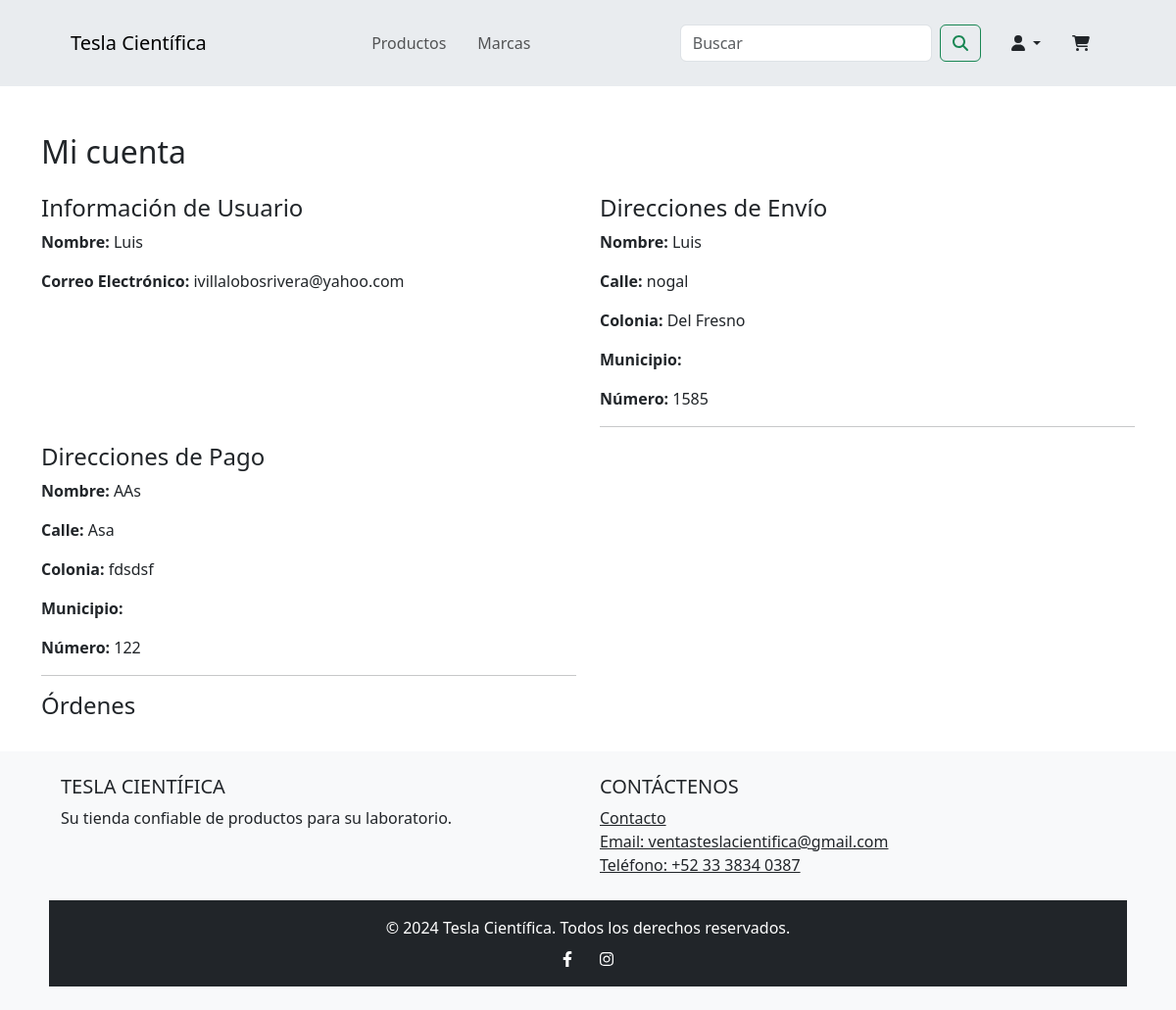
/account (signed in), run on an earlier commit of the app's database.
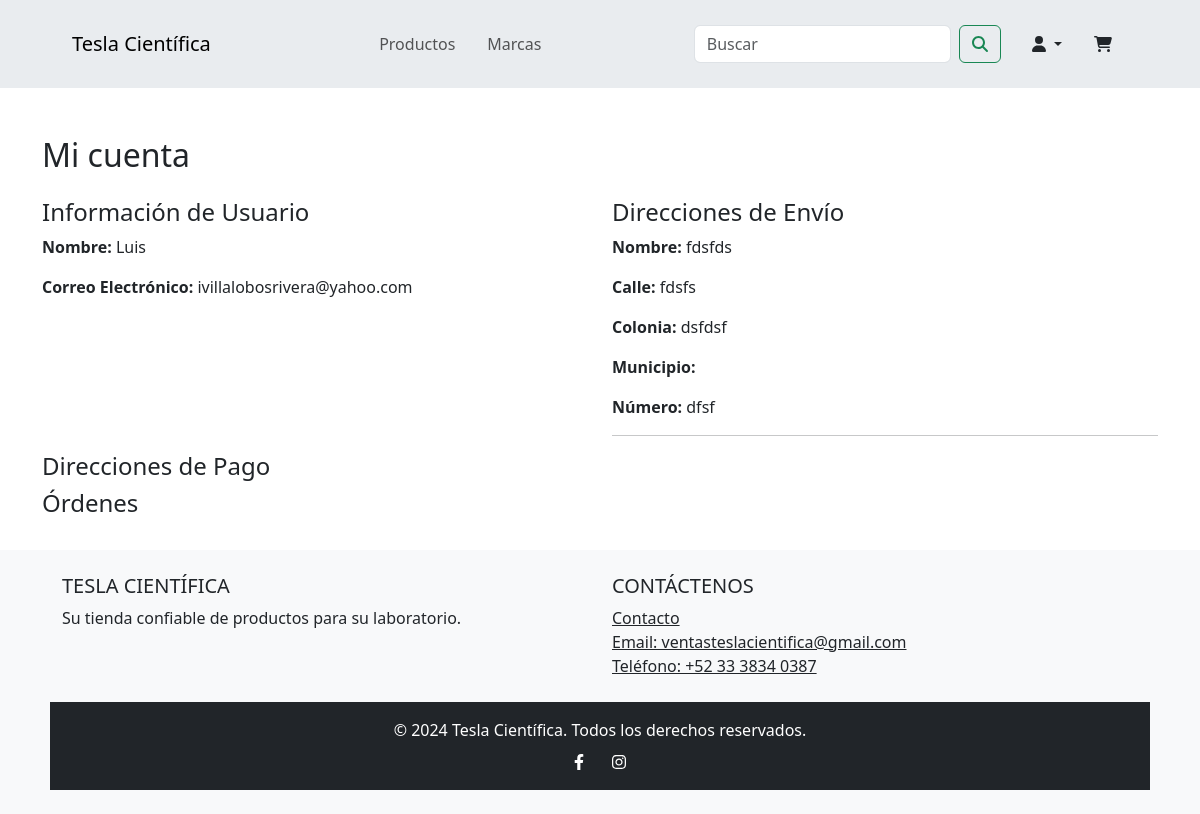
And on a later commit of the database.
### app/models.py (models this page shows, shortened)
class Client(db.Model, UserMixin):
    id = db.Column(db.Integer, primary_key=True)
    name = db.Column(db.String(100), nullable=False)
    email = db.Column(db.String(120), unique=True, nullable=False)
    password_hash = db.Column(db.String(128), nullable=False)
    is_verified = db.Column(db.Boolean, default=False, server_default='0')
    shipping_addresses = db.relationship('ShippingAddress', backref='client', lazy=True)
    payment_addresses = db.relationship('PaymentAddress', backref='client', lazy=True)
    billing = db.relationship('Billing', backref='client', lazy=True)
    orders = db.relationship('Order', backref='client', lazy=True)
    reset_token = db.Column(db.String(120), nullable=True)
    reset_token_expiration = db.Column(db.DateTime, nullable=True)

class ShippingAddress(db.Model):
    id = db.Column(db.Integer, primary_key=True)
    client_id = db.Column(db.Integer, db.ForeignKey('client.id'), nullable=False)
    nombre = db.Column(db.String(100), nullable=False)
    apellidos = db.Column(db.String(100), nullable=False)
    celular = db.Column(db.String(10), nullable=False)
    empresa = db.Column(db.String(100))
    calle = db.Column(db.String(100), nullable=False)
    numero = db.Column(db.String(10), nullable=False)
    num_int = db.Column(db.String(10))
    referencias = db.Column(db.String(255))
    colonia = db.Column(db.String(100), nullable=False)
    cp = db.Column(db.String(5), nullable=False)
    ciudad = db.Column(db.String(100), nullable=False)
    estado = db.Column(db.String(100), nullable=False)

class PaymentAddress(db.Model):
    id = db.Column(db.Integer, primary_key=True)
    client_id = db.Column(db.Integer, db.ForeignKey('client.id'), nullable=False)
    nombre = db.Column(db.String(100), nullable=False)
    apellidos = db.Column(db.String(100), nullable=False)
    calle = db.Column(db.String(100), nullable=False)
    numero = db.Column(db.String(10), nullable=False)
    num_int = db.Column(db.String(10))
    referencias = db.Column(db.String(255))
    colonia = db.Column(db.String(100), nullable=False)
    cp = db.Column(db.String(5), nullable=False)
    ciudad = db.Column(db.String(100), nullable=False)
    estado = db.Column(db.String(100), nullable=False)
    rfc = db.Column(db.String(13), nullable=True)
    razon_social = db.Column(db.String(100), nullable=True)
    regimen_fiscal = db.Column(db.String(100), nullable=True)

### app/routes.py (the view)
@main.route('/account')
@login_required
def account():
    user = current_user
    shipping_addresses = ShippingAddress.query.filter_by(client_id=user.id).all()
    payment_addresses = PaymentAddress.query.filter_by(client_id=user.id).all()
    orders = Order.query.filter_by(client_id=user.id).all()
    return render_template('account.html', user=user, shipping_addresses=shipping_addresses, payment_addresses=payment_addresses, orders=orders)

### app/models.py (called while the page is built)
@login_manager.user_loader
def load_user(user_id):
    return Client.query.get(int(user_id))

### app/templates/account.html (shortened to what this page needs)
{% include "header.html" %}
{% block content %}
<div class="container mt-5">
    <h2 class="mt-3">Mi cuenta</h2>
    <div class="row mt-4">
        <div class="col-md-6">
            <h4>Información de Usuario</h4>
            <p><strong>Nombre:</strong> {{ user.name }}</p>
            <p><strong>Correo Electrónico:</strong> {{ user.email }}</p>
        </div>
        <div class="col-md-6">
            <h4>Direcciones de Envío</h4>
            {% for address in shipping_addresses %}
                <p><strong>Nombre:</strong> {{ address.nombre }}</p>
                <p><strong>Calle:</strong> {{ address.calle }}</p>
                <p><strong>Colonia:</strong> {{ address.colonia }}</p>
                <p><strong>Municipio:</strong> {{ address.municipio }}</p>
                <p><strong>Número:</strong> {{ address.numero }}</p>
                <hr>
            {% endfor %}
        </div>
        <div class="col-md-6">
            <h4>Direcciones de Pago</h4>
            {% for address in payment_addresses %}
                <p><strong>Nombre:</strong> {{ address.nombre }}</p>
                <p><strong>Calle:</strong> {{ address.calle }}</p>
                <p><strong>Colonia:</strong> {{ address.colonia }}</p>
                <p><strong>Municipio:</strong> {{ address.municipio }}</p>
                <p><strong>Número:</strong> {{ address.numero }}</p>
                <hr>
            {% endfor %}
        </div>
        <div class="col-md-12">
            <h4>Órdenes</h4>
        </div>
    </div>
</div>
{% endblock %}
{% include "footer.html" %}

### app/templates/header.html (shortened to what this page needs)
<!DOCTYPE html>
<html lang="en">
<head>
  {% block styles %}
  <link href="{{ url_for('static', filename='css/styles.css') }}" rel="stylesheet" />
  <link href="{{ url_for('static', filename='css/bootstrap.min.css') }}" rel="stylesheet" />
  {% endblock %}
</head>
<body>
  <nav class="navbar navbar-expand-lg navbar-light" id="mainNav">
    <div class="container">
      <a class="navbar-brand" href="/">Tesla Científica</a>
      <div class="collapse navbar-collapse" id="navbarResponsive">
        <ul class="navbar-nav ms-auto py-4 py-lg-0">
          <li class="nav-item"><a class="nav-link px-lg-3 py-3 py-lg-4" href="#">Productos</a></li>
          <li class="nav-item"><a class="nav-link px-lg-3 py-3 py-lg-4" href="#">Marcas</a></li>
        </ul>
        <form class="d-flex ms-auto navbar-form" action="{{ url_for('main.search') }}" method="GET">
          <input class="form-control me-2" type="search" placeholder="Buscar" aria-label="Search" name="query">
          <button class="btn btn-outline-success" type="submit"><i class="fas fa-search"></i></button>
        </form>
        <div class="nav-item dropdown">
          <a class="nav-link px-lg-3 py-3 py-lg-4 dropdown-toggle" href="#" id="navbarDropdown" role="button" data-bs-toggle="dropdown" aria-expanded="false">
            <i class="fas fa-user"></i>
          </a>
        </div>
      </div>
      <a class="nav-link px-lg-3 py-3 py-lg-4" href="{{ url_for('main.cart') }}">
        <i class="fas fa-shopping-cart"></i>
      </a>
    </div>
  </nav>
</body>
</html>

### app/templates/footer.html (shortened to what this page needs)
<footer class="bg-light text-center text-lg-start mt-4">
    <div class="container-fluid py-4">
      <div class="row justify-content-center mb-4">
        <div class="col-11">
          <div class="row">
            <div class="col-lg-6 col-md-12 mb-4 mb-md-0">
              <h5 class="text-uppercase">Tesla Científica</h5>
              <p>Su tienda confiable de productos para su laboratorio.</p>
            </div>
            <div class="col-lg-6 col-md-12 mb-4 mb-md-0">
              <h5 class="text-uppercase">Contáctenos</h5>
              <ul class="list-unstyled mb-0">
                <li><a href="#!" class="text-dark">Contacto</a></li>
                <li><a href="mailto:ventasteslacientifica@gmail.com" class="text-dark">Email: ventasteslacientifica@gmail.com</a></li>
                <li><a href="tel:+523338340387" class="text-dark">Teléfono: +52 33 3834 0387</a></li>
              </ul>
            </div>
          </div>
        </div>
      </div>
      <div class="row justify-content-center">
        <div class="col-11 text-center p-3 bg-dark text-white">
          &copy; 2024 Tesla Científica. Todos los derechos reservados.
          <div class="mt-2">
            <a href="https://www.facebook.com" class="text-white me-4" target="_blank"><i class="fab fa-facebook-f"></i></a>
            <a href="https://www.instagram.com" class="text-white" target="_blank"><i class="fab fa-instagram"></i></a>
          </div>
        </div>
      </div>
    </div>
  </footer>
  </body>
  </html>

### app/static/css/styles.css (style rules this page uses)
.navbar { background-color: #e9ecef; }
.navbar .container { max-width: 90%; }
.navbar-nav { margin-left: auto; }
.navbar-form { margin-right: 15px; }

What changed in the data, as far as the page shows it:
removed ShippingAddress: nombre "Luis", calle "nogal", colonia "Del Fresno", numero "1585"
removed PaymentAddress: nombre "AAs", calle "Asa", colonia "fdsdsf", numero "122"
added ShippingAddress: nombre "fdsfds", calle "fdsfs", colonia "dsfdsf", numero "dfsf"
